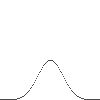
Frame 1 (no input)
Frame 60 (the mouse pressed at the canvas centre just before this capture): identical to frame 1, image omitted
Frame 120 (the mouse held since frame 60 and released just before this capture): identical to frame 1, image omitted

The Processing sketch that drew this single still picture (run headless with seeded random() and noise(); from frame 60 on, the mouse is pressed at the canvas centre):

// Processing sketch: normaldist
// ── normaldist.pde






void setup()
{
  size(100, 100);
  smooth();
}

void draw()
{
  background(255);
  
  stroke(0);
  
  for (int x=0; x<100; x++)
  {
    point(x, height-getNormalDist(((float)x-50)/12.5)*100);   
  }
}

float getNormalDist(float xx)
{
  float tmp = -0.5*pow(xx, 2);
  return (float)(1 / Math.sqrt(2.0*PI)) * exp(tmp);
}
